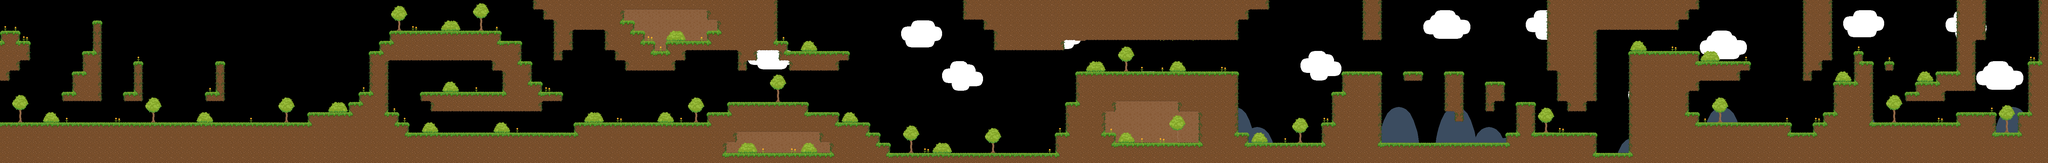

A level layout from a 2D game, rendered from its tile map. Below: a short description, then the map file with tile-grid data replaced by summaries:
An orthogonal 200x16 tile map with 32x32 px tiles, 5 tile layers (fundo4, fundo3, fundo2, fundo1, ...) and 33 objects (18x plataforma, 7x botao, 7x alavanca, spawnpoint_menina).

<map version="1.0" orientation="orthogonal" width="200" height="16" tilewidth="32" tileheight="32">
 <tileset firstgid="1" name="tiles-v4-2-tileset_final" tilewidth="32" tileheight="32">
  <image source="../Arte/tiles-v4-2-tileset_final.png" width="768" height="288" />
 </tileset>
 <layer name="fundo4" width="200" height="16">
  <data>[3200 cells, 183 non-empty, 39 distinct tile ids]</data>
 </layer>
 <layer name="fundo3" width="200" height="16">
  <data>[3200 cells, 201 non-empty, 52 distinct tile ids]</data>
 </layer>
 <layer name="fundo2" width="200" height="16">
  <data>[3200 cells, 490 non-empty, 2 distinct tile ids]</data>
 </layer>
 <layer name="fundo1" width="200" height="16">
  <data>[3200 cells, 3200 non-empty, 20 distinct tile ids]</data>
 </layer>
 <layer name="tiles" width="200" height="16">
  <data>[3200 cells, 3200 non-empty, 31 distinct tile ids]</data>
 </layer>
 <objectgroup name="objetos" width="200" height="16">
  <object name="porta" type="plataforma" x="6112" y="288" width="32" height="64">
   <properties>
    <property name="distancia" value="2" />
    <property name="id" value="1" />
    <property name="sentido" value="3" />
    <property name="tipo" value="v2" />
    <property name="velocidade" value="100" />
   </properties>
  </object>
  <object name="botao" type="botao" x="6080" y="192" width="32" height="32">
   <properties>
    <property name="id" value="2" />
    <property name="offset" value="24" />
   </properties>
  </object>
  <object name="plataforma" type="plataforma" x="5472" y="352" width="96" height="32">
   <properties>
    <property name="distancia" value="4" />
    <property name="id" value="3" />
    <property name="sentido" value="1" />
    <property name="tipo" value="h3" />
    <property name="velocidade" value="100" />
   </properties>
  </object>
  <object name="botao" type="botao" x="5376" y="160" width="32" height="32">
   <properties>
    <property name="id" value="4" />
   </properties>
  </object>
  <object name="plataforma" type="plataforma" x="3072" y="128" width="96" height="32">
   <properties>
    <property name="distancia" value="13" />
    <property name="id" value="7" />
    <property name="sentido" value="0" />
    <property name="tipo" value="h3" />
    <property name="velocidade" value="100" />
   </properties>
  </object>
  <object name="plataforma" type="plataforma" x="3136" y="448" width="96" height="32">
   <properties>
    <property name="distancia" value="3" />
    <property name="id" value="5" />
    <property name="sentido" value="1" />
    <property name="tipo" value="h3" />
    <property name="velocidade" value="100" />
   </properties>
  </object>
  <object name="plataforma" type="plataforma" x="3008" y="224" width="96" height="32">
   <properties>
    <property name="distancia" value="3" />
    <property name="id" value="6" />
    <property name="sentido" value="3" />
    <property name="tipo" value="h3" />
    <property name="velocidade" value="300" />
   </properties>
  </object>
  <object name="alavanca" type="alavanca" x="2624" y="128" width="32" height="32">
   <properties>
    <property name="id" value="8" />
    <property name="tempo" value="7" />
   </properties>
  </object>
  <object name="plataforma" type="plataforma" x="2304" y="224" width="32" height="96">
   <properties>
    <property name="distancia" value="4" />
    <property name="id" value="11" />
    <property name="sentido" value="3" />
    <property name="tipo" value="v3" />
    <property name="velocidade" value="100" />
   </properties>
  </object>
  <object name="alavanca" type="alavanca" x="1536" y="256" width="32" height="32">
   <properties>
    <property name="id" value="16" />
    <property name="tempo" value="9" />
   </properties>
  </object>
  <object name="plataforma" type="plataforma" x="1728" y="320" width="32" height="96">
   <properties>
    <property name="distancia" value="3" />
    <property name="id" value="12" />
    <property name="sentido" value="3" />
    <property name="tipo" value="v3" />
    <property name="velocidade" value="100" />
   </properties>
  </object>
  <object name="plataforma" type="plataforma" x="1472" y="320" width="32" height="96">
   <properties>
    <property name="distancia" value="3" />
    <property name="id" value="13" />
    <property name="sentido" value="3" />
    <property name="tipo" value="v3" />
    <property name="velocidade" value="100" />
   </properties>
  </object>
  <object name="plataforma" type="plataforma" x="1312" y="192" width="32" height="96">
   <properties>
    <property name="distancia" value="3" />
    <property name="id" value="14" />
    <property name="sentido" value="3" />
    <property name="tipo" value="v3" />
    <property name="velocidade" value="100" />
   </properties>
  </object>
  <object name="plataforma" type="plataforma" x="1504" y="192" width="32" height="96">
   <properties>
    <property name="distancia" value="3" />
    <property name="id" value="15" />
    <property name="sentido" value="3" />
    <property name="tipo" value="v3" />
    <property name="velocidade" value="100" />
   </properties>
  </object>
  <object name="plataforma" type="plataforma" x="1728" y="192" width="32" height="96">
   <properties>
    <property name="distancia" value="3" />
    <property name="id" value="16" />
    <property name="sentido" value="1" />
    <property name="tipo" value="v3" />
    <property name="velocidade" value="100" />
   </properties>
  </object>
  <object name="alavanca" type="alavanca" x="2496" y="128" width="32" height="32">
   <properties>
    <property name="id" value="10" />
    <property name="tempo" value="3" />
   </properties>
  </object>
  <object name="alavanca" type="alavanca" x="2560" y="128" width="32" height="32">
   <properties>
    <property name="id" value="9" />
    <property name="tempo" value="3" />
   </properties>
  </object>
  <object name="b17" type="botao" x="5248" y="128" width="32" height="32">
   <properties>
    <property name="id" value="17" />
    <property name="offset" value="24" />
   </properties>
  </object>
  <object name="b18" type="botao" x="5152" y="128" width="32" height="32">
   <properties>
    <property name="id" value="18" />
    <property name="offset" value="24" />
   </properties>
  </object>
  <object name="p19" type="plataforma" x="4992" y="160" width="96" height="32">
   <properties>
    <property name="distancia" value="9" />
    <property name="id" value="19" />
    <property name="sentido" value="3" />
    <property name="tipo" value="h3" />
    <property name="velocidade" value="100" />
   </properties>
  </object>
  <object name="b20" type="botao" x="4896" y="384" width="32" height="32">
   <properties>
    <property name="id" value="20" />
    <property name="offset" value="24" />
   </properties>
  </object>
  <object name="p21" type="plataforma" x="4288" y="128" width="32" height="96">
   <properties>
    <property name="distancia" value="3" />
    <property name="id" value="21" />
    <property name="sentido" value="1" />
    <property name="tipo" value="v3" />
    <property name="velocidade" value="100" />
   </properties>
  </object>
  <object name="a22" type="alavanca" x="4736" y="288" width="32" height="32">
   <properties>
    <property name="id" value="22" />
    <property name="tempo" value="3.9" />
   </properties>
  </object>
  <object name="a23" type="alavanca" x="4224" y="192" width="32" height="32">
   <properties>
    <property name="id" value="24" />
    <property name="tempo" value="8" />
   </properties>
  </object>
  </objectgroup>
 <objectgroup name="spawn" width="200" height="16">
  <!-- 1 objects omitted --></objectgroup>
</map>
<!-- 9 of 33 objects omitted -->
